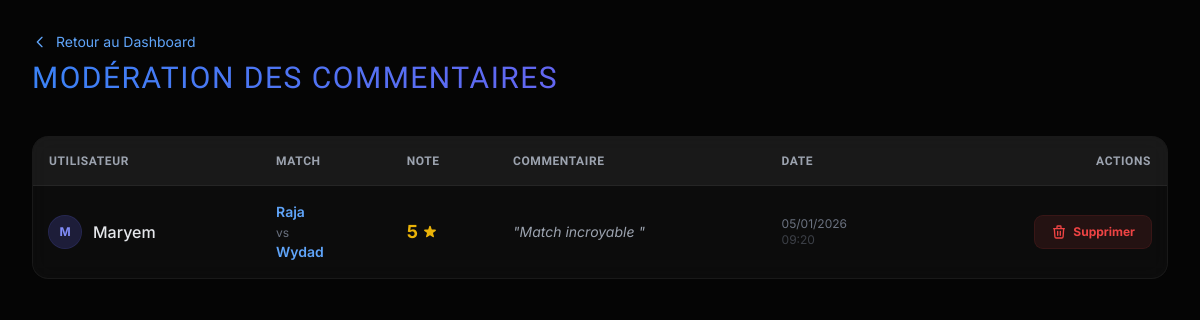
/admin/comments.php (signed in), run on the app's committed database.
### tables this page shows
CREATE TABLE commentaires (
    id INT AUTO_INCREMENT PRIMARY KEY,
    user_id INT NOT NULL,
    match_id INT NOT NULL,
    contenu TEXT NOT NULL,
    note INT CHECK (note BETWEEN 1 AND 5),
    date_commentaire DATETIME DEFAULT CURRENT_TIMESTAMP,
    FOREIGN KEY (user_id) REFERENCES users(id),
    FOREIGN KEY (match_id) REFERENCES matches(id)
);

CREATE TABLE users (
    id INT AUTO_INCREMENT PRIMARY KEY,
    nom VARCHAR(100) NOT NULL,
    email VARCHAR(150) NOT NULL UNIQUE,
    password VARCHAR(255) NOT NULL,
    role ENUM('acheteur','organisateur','admin') NOT NULL,
    is_active BOOLEAN DEFAULT TRUE,
    date_creation DATETIME DEFAULT CURRENT_TIMESTAMP
);

CREATE TABLE matches (
    id INT AUTO_INCREMENT PRIMARY KEY,
    organisateur_id INT NOT NULL,
    equipe1 VARCHAR(100) NOT NULL,
    equipe2 VARCHAR(100) NOT NULL,
    logo_equipe1 VARCHAR(255),
    logo_equipe2 VARCHAR(255),
    date_heure DATETIME NOT NULL,
    lieu VARCHAR(150) NOT NULL,
    duree INT DEFAULT 90,
    nb_places_total INT CHECK (nb_places_total <= 2000),
    statut ENUM('en_attente','valide','refuse') DEFAULT 'en_attente',
    note_moyenne DECIMAL(3,2) DEFAULT 0,
    created_at DATETIME DEFAULT CURRENT_TIMESTAMP,
    constraint fk_user FOREIGN KEY (organisateur_id) REFERENCES users(id)
);

### config/dataBase.php (called while the page is built, shortened)
<?php
class Database {
    private static $host = "localhost";
    private static $db_name = "BuyMatch";
    private static $username = "root";
    private static $password = "";
    private static $conn = null;
    public static function connect(){
        if (self::$conn === null) {
            try {
                self::$conn = new PDO(
                    "mysql:host=" . self::$host . ";dbname=" . self::$db_name . ";charset=utf8mb4",
                    self::$username,
                    self::$password
                );
                self::$conn->setAttribute(PDO::ATTR_ERRMODE, PDO::ERRMODE_EXCEPTION);
                self::$conn->setAttribute(PDO::ATTR_DEFAULT_FETCH_MODE, PDO::FETCH_ASSOC);
            } catch (PDOException $e) {
                die("Erreur de connexion : " . $e->getMessage());
            }
        }
        return self::$conn;
    }
}
?>

### classes/Admin.php (called while the page is built, shortened)
<?php
require_once __DIR__ . "/../config/database.php";
class Admin extends User {
    protected PDO $db;
    public function __construct(int $id,string $nom,string $email,?string $password = null,bool $estActif = true) {
        $this->db = Database::connect();
    }
    public function listerCommentaires(): array {
        $stmt = $this->db->prepare("
            SELECT c.id, c.contenu, c.note, c.date_commentaire,
                u.nom AS utilisateur, m.equipe1, m.equipe2
            FROM commentaires c
            JOIN users u ON c.user_id = u.id
            JOIN matches m ON c.match_id = m.id
            ORDER BY c.date_commentaire DESC
        ");
        $stmt->execute();
        return $stmt->fetchAll();
    }
}

### admin/comments.php (the view, shortened to what this page needs)
<?php
    require_once "../config/database.php";
    require_once "../classes/Admin.php";
    $db = Database::connect();
    $stmt = $db->prepare("SELECT nom, email FROM users WHERE id = ?");
    $stmt->execute([$_SESSION['user_id']]);
    $user = $stmt->fetch();
    $admin = new Admin($_SESSION['user_id'], $user['nom'], $user['email'], '');
    $commentaires = $admin->listerCommentaires();
?>
<!DOCTYPE html>
<html lang="fr">
<head>
    <script src="https://cdn.tailwindcss.com"></script>
</head>
<body class="min-h-screen p-4 md:p-8">
<div class="max-w-7xl mx-auto">
    <div class="flex flex-col md:flex-row md:items-center justify-between gap-4 mb-10">
        <div>
            <a href="dashbord.php" class="inline-flex items-center text-sm text-blue-400 hover:text-blue-300 transition-colors mb-2 group">
                <svg class="w-4 h-4 mr-2 transform group-hover:-translate-x-1 transition-transform" fill="none" stroke="currentColor" viewBox="0 0 24 24"><path stroke-linecap="round" stroke-linejoin="round" stroke-width="2" d="M15 19l-7-7 7-7"/></svg>
                Retour au Dashboard
            </a>
            <h1 class="text-3xl font-sport bg-gradient-to-r from-blue-500 to-indigo-500 bg-clip-text text-transparent">
            </h1>
        </div>
    </div>
    <div class="glass-card rounded-2xl overflow-hidden">
        <div class="overflow-x-auto">
            <table class="min-w-full divide-y divide-white/5">
                <thead class="bg-white/5">
                    <tr class="text-left text-xs font-sport text-gray-400 uppercase tracking-wider">
                        <th class="p-4">Utilisateur</th>
                        <th class="p-4">Match</th>
                        <th class="p-4">Note</th>
                        <th class="p-4">Commentaire</th>
                        <th class="p-4">Date</th>
                        <th class="p-4 text-right">Actions</th>
                    </tr>
                </thead>
                <tbody class="divide-y divide-white/5">
                    <?php foreach ($commentaires as $c): ?>
                    <tr class="hover:bg-white/5 transition-colors group">
                        <td class="p-4">
                            <div class="flex items-center gap-3">
                                <div class="w-8 h-8 rounded-full bg-indigo-500/20 flex items-center justify-center text-indigo-400 text-xs font-bold ring-1 ring-indigo-500/30">
                                    <?= strtoupper(substr($c['utilisateur'], 0, 1)) ?>
                                </div>
                                <span class="font-medium text-gray-200"><?= htmlspecialchars($c['utilisateur']) ?></span>
                            </div>
                        </td>
                        <td class="p-4 text-sm text-gray-300">
                            <span class="block font-semibold text-blue-400"><?= htmlspecialchars($c['equipe1']) ?></span>
                            <span class="text-xs text-gray-500">vs</span>
                            <span class="block font-semibold text-blue-400"><?= htmlspecialchars($c['equipe2']) ?></span>
                        </td>
                        <td class="p-4 text-sm">
                            <div class="flex items-center text-yellow-500">
                                <span class="font-bold text-lg"><?= $c['note'] ?></span>
                            </div>
                        </td>
                        <td class="p-4">
                            <div class="max-w-xs text-sm text-gray-400 leading-relaxed italic">
                                "<?= nl2br(htmlspecialchars($c['contenu'])) ?>"
                            </div>
                        </td>
                        <td class="p-4 text-xs text-gray-500">
                            <?= date('d/m/Y', strtotime($c['date_commentaire'])) ?>
                            <span class="block opacity-50"><?= date('H:i', strtotime($c['date_commentaire'])) ?></span>
                        </td>
                        <td class="p-4 text-right">
                            <a href="?delete=<?= $c['id'] ?>"
                               onclick="return confirm('Confirmer la suppression définitive de ce commentaire ?')"
                               class="inline-flex items-center px-4 py-2 rounded-lg bg-red-500/10 text-red-500 text-xs font-bold hover:bg-red-500 hover:text-white transition-all ring-1 ring-red-500/20">
                                <svg class="w-4 h-4 mr-1.5" fill="none" stroke="currentColor" viewBox="0 0 24 24"><path stroke-linecap="round" stroke-linejoin="round" stroke-width="2" d="M19 7l-.867 12.142A2 2 0 0116.138 21H7.862a2 2 0 01-1.995-1.858L5 7m5 4v6m4-6v6m1-10V4a1 1 0 00-1-1h-4a1 1 0 00-1 1v3M4 7h16"/></svg>
                                Supprimer
                            </a>
                        </td>
                    </tr>
                    <?php endforeach; ?>
                </tbody>
            </table>
        </div>
    </div>
</div>
</body>
</html>

### admin/comments.php (style rules this page uses)
body { font-family: 'Inter', sans-serif; background-color: #050505; color: #e5e7eb; }
.font-sport { font-family: 'Orbitron', sans-serif; text-transform: uppercase; letter-spacing: 0.05em; }
.glass-card { background: rgba(255, 255, 255, 0.03); backdrop-filter: blur(10px); border: 1px solid rgba(255, 255, 255, 0.05); }

### data on the page
commentaires: user.nom "M", user.nom "Maryem", match.equipe1 "Raja", match.equipe2 "Wydad", note "5", contenu "Match incroyable", date_commentaire "05/01/2026", date_commentaire "09:20"
